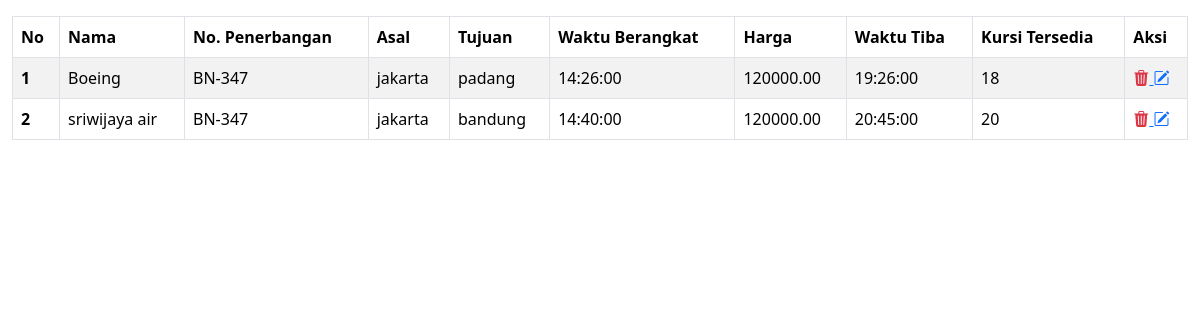
Page /admin/cari.php on the committed database.
### tables this page shows
CREATE TABLE `pesawat` (
  `id` int NOT NULL,
  `nama` varchar(50) NOT NULL,
  `no_penerbangan` varchar(50) NOT NULL,
  `asal` varchar(50) NOT NULL,
  `tujuan` varchar(50) NOT NULL,
  `tanggal_berangkat` date DEFAULT NULL,
  `waktu_berangkat` time DEFAULT NULL,
  `harga` decimal(12,2) NOT NULL,
  `created_at` timestamp NOT NULL DEFAULT CURRENT_TIMESTAMP,
  `updated_at` timestamp NOT NULL DEFAULT CURRENT_TIMESTAMP,
  `waktu_tiba` time DEFAULT NULL,
  `kursi_tersedia` int NOT NULL
);

### admin/cari.php (the view)
<?php
include "boot.php";
include "../koneksi.php";
$cari = isset($_REQUEST['cari']) ? $mysql->real_escape_string($_REQUEST['cari']) : '';
$searchTerm = "%" . $cari . "%";
$sql = "SELECT * FROM pesawat
        WHERE nama LIKE '$searchTerm'
        OR no_penerbangan LIKE '$searchTerm'
        OR asal LIKE '$searchTerm'
        OR tujuan LIKE '$searchTerm'
        OR waktu_berangkat LIKE '$searchTerm'
        OR harga LIKE '$searchTerm'
        OR waktu_tiba LIKE '$searchTerm'
        OR kursi_tersedia LIKE '$searchTerm'";
$tampil = $mysql->query($sql);
?>
<div class="container-fluid mt-3">
    <table class="table table-striped table-bordered">
        <thead>
            <tr>
                <th scope="col">No</th>
                <th scope="col">Nama</th>
                <th scope="col">No. Penerbangan</th>
                <th scope="col">Asal</th>
                <th scope="col">Tujuan</th>
                <th scope="col">Waktu Berangkat</th>
                <th scope="col">Harga</th>
                <th scope="col">Waktu Tiba</th>
                <th scope="col">Kursi Tersedia</th>
                <th>Aksi</th>
            </tr>
        </thead>
        <tbody>
            <?php
            $no = 0;
            if ($tampil && $tampil->num_rows > 0) {
                foreach ($tampil as $data) {
                    $no++;
            ?>
            <tr>
                <th scope="row"><?=$no;?></th>
                <td><?=$data['nama']?></td>
                <td><?=$data['no_penerbangan']?></td>
                <td><?=$data['asal']?></td>
                <td><?=$data['tujuan']?></td>
                <td><?=$data['waktu_berangkat']?></td>
                <td><?=$data['harga']?></td>
                <td><?=$data['waktu_tiba']?></td>
                <td><?=$data['kursi_tersedia']?></td>
                <td>
                    <a href="delete.php?id=<?=$data['id'];?>" onClick="return confirm('Apakah Anda yakin ingin menghapus data ini?');">
                        <i class="bi bi-trash3-fill text-danger"></i>
                    </a>
                    <a href="update.php?id=<?=$data['id'];?>">
                        <i class="bi bi-pencil-square"></i>
                    </a>
                </td>
            </tr>
            <?php
                }
            } else {
                $colspan_count = 10;
                echo '<tr><td colspan="' . $colspan_count . '" class="text-center">Data tidak ditemukan.</td></tr>';
            }
            ?>
        </tbody>
    </table>
</div>

### rows in the picture
pesawat: nama "Boeing", no_penerbangan "BN-347", asal "jakarta", tujuan "padang", waktu_berangkat "14:26:00", harga "120000.00", waktu_tiba "19:26:00", kursi_tersedia "18"
pesawat: nama "sriwijaya air", no_penerbangan "BN-347", asal "jakarta", tujuan "bandung", waktu_berangkat "14:40:00", harga "120000.00", waktu_tiba "20:45:00", kursi_tersedia "20"
